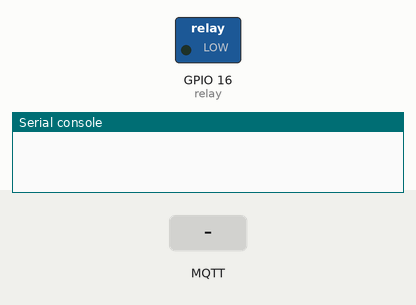
Recording of a program running on a simulated ESP8266 board running MicroPython. Shown: switched loads named in the program (green lamp = pin HIGH), the last lines printed to the serial console. The test bench sets the inputs (shaded band). Random numbers come from a fixed seed; no MQTT or app messages arrive unless stated.

Above: at 1.3 s.
1.4 s: MQTT message "off" arrives on the first subscribed topic
At 3.1 s:
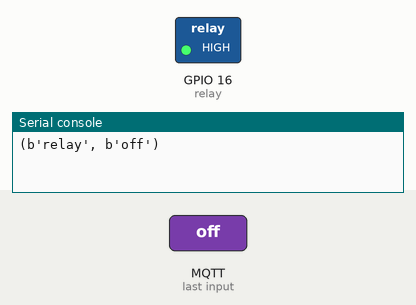
3.6 s: MQTT message "on" arrives on the first subscribed topic
At 4.6 s:
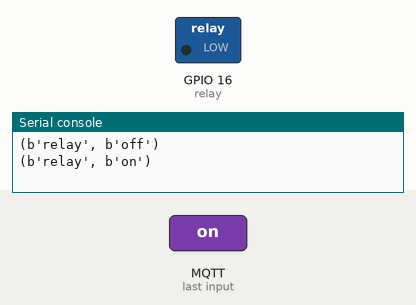
Timing chart, 0 to 6.6 s (numbered marks = the images above; inputs shaded):
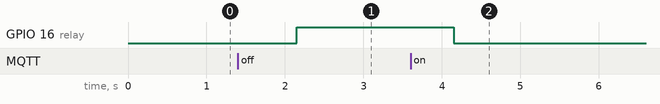

Measured:
- after the input at 1.4 s, GPIO 16 (relay): LOW → HIGH after 0.75 s
- after the input at 3.6 s, GPIO 16 (relay): HIGH → LOW after 0.55 s

The program:

relay.py
```python
"""
Este script se conecta al broker MQTT, se suscribe al tema 'relay', y entra en un bucle
que comprueba si hay nuevos mensajes cada segundo. Cuando se recibe un mensaje, se llama a la función de devolución de llamada
sub_cb() con el tema y el mensaje como argumentos. Si el mensaje es 'on', el relé se enciende.
el relé, y si es 'off', lo apaga.

Recuerda sustituir 'mqtt_broker_ip' por la dirección IP de tu broker MQTT. También tenga en cuenta que
la función machine.rng() utilizada para generar un ID de cliente aleatorio puede no estar disponible en todas las plataformas MicroPython.
plataformas MicroPython.

"""

import machine
import time
from umqtt.simple import MQTTClient

# create a random MQTT clientID
random_num = machine.rng() & 0xff
mqtt_client_id = bytes('client_'+str(random_num), 'utf-8')

# Connect to the relay
relay = machine.Pin(16, machine.Pin.OUT)

# Connect to the MQTT broker
client = MQTTClient(mqtt_client_id, 'mqtt_broker_ip')  # replace 'mqtt_broker_ip' with the IP of your MQTT broker

# Define a callback function to handle received messages
def sub_cb(topic, msg):
    print((topic, msg))
    if msg == b'on':
        relay.off()
    elif msg == b'off':
        relay.on()

client.set_callback(sub_cb)

# Connect to the broker and subscribe to the topic
client.connect()
client.subscribe(b'relay')

# Main loop to check for new messages
while True:
    client.check_msg()
    time.sleep(1)
```
